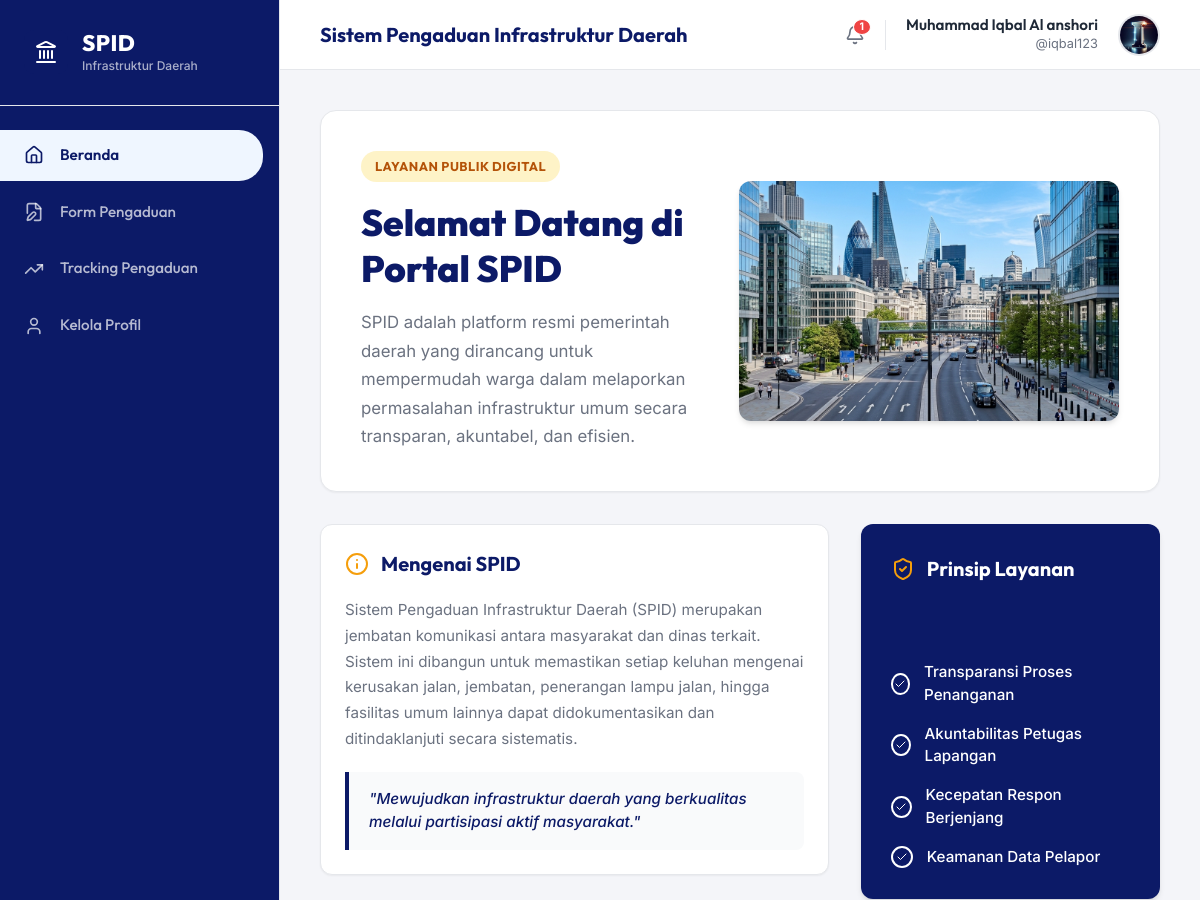
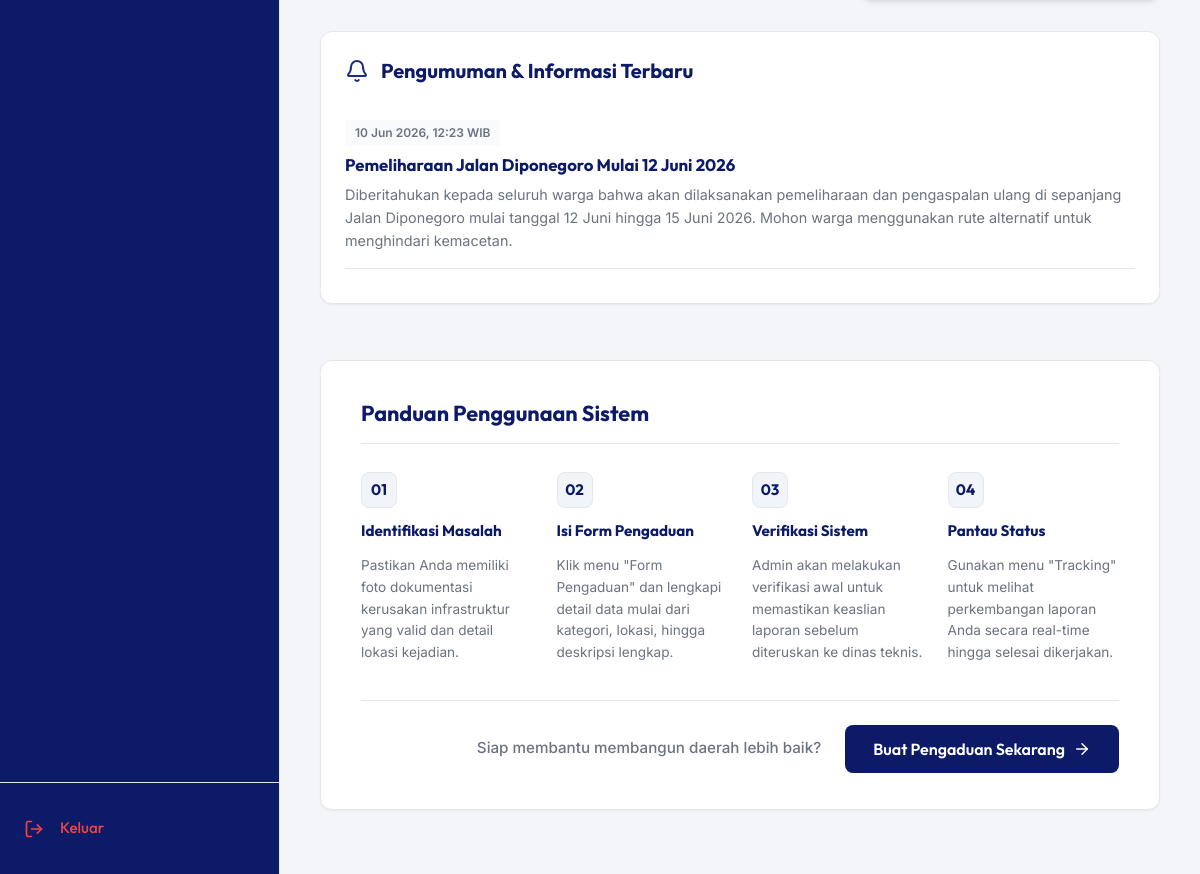
Screenshot of /beranda/ (signed in) with the database file from the repository (2 pictures, top to bottom).
### pengaduan/models.py (models this page shows, shortened)
class CustomUser(AbstractUser):
    nama_lengkap = models.CharField(max_length=150, verbose_name="Nama Lengkap")
    nomor_hp = models.CharField(max_length=20, verbose_name="Nomor HP")
    foto_profil = models.ImageField(upload_to='profil/', blank=True, null=True, verbose_name="Foto Profil")

class Pengumuman(models.Model):
    judul = models.CharField(max_length=200, verbose_name="Judul Pengumuman")
    konten = models.TextField(verbose_name="Isi Pengumuman")
    created_at = models.DateTimeField(auto_now_add=True, verbose_name="Tanggal Dibuat")
    is_active = models.BooleanField(default=True, verbose_name="Aktif / Tampilkan")
    class Meta:
        ordering = ['-created_at']
        verbose_name = "Pengumuman"
        verbose_name_plural = "Daftar Pengumuman"

### pengaduan/views.py (the view)
# urls.py: path('beranda/', views.beranda_view, name='beranda'),
@login_required
def beranda_view(request):
    announcements = Pengumuman.objects.filter(is_active=True)[:5]
    return render(request, 'beranda.html', {
        'active_menu': 'beranda',
        'announcements': announcements
    })

### pengaduan/context_processors.py (called while the page is built, shortened)
def latest_reports(request):
    if request.user.is_authenticated:
        if request.user.is_staff:
            return {
                'notifications': Pengaduan.objects.filter(status='Pending').order_by('-created_at')[:5],
                'notification_count': Pengaduan.objects.filter(status='Pending').count()
            }
        else:
            active_announcements = Pengumuman.objects.filter(is_active=True).order_by('-created_at')[:5]
            return {
                'announcements': active_announcements,
                'announcement_count': active_announcements.count()
            }

### templates/beranda.html (shortened to what this page needs)
{% extends 'base.html' %}
{% load static %}
{% block content %}
<div class="beranda-container">
    <section class="hero-banner">
        <div class="hero-content">
            <span class="hero-badge">Layanan Publik Digital</span>
            <h2 class="hero-title">Selamat Datang di Portal SPID</h2>
            <p class="hero-desc">
                SPID adalah platform resmi pemerintah daerah yang dirancang untuk mempermudah warga dalam melaporkan permasalahan infrastruktur umum secara transparan, akuntabel, dan efisien.
            </p>
        </div>
        <div class="hero-image-container">
            <img src="{% static 'images/hero.jpg' %}" alt="Infrastruktur Kota" class="hero-img">
        </div>
    </section>
    <div class="info-grid">
        <div class="about-card card">
            <div class="card-header-icon-title">
                <i data-lucide="info" class="icon-info-yellow"></i>
                <h3 class="card-title">Mengenai SPID</h3>
            </div>
            <div class="card-body">
                <p>
                    Sistem Pengaduan Infrastruktur Daerah (SPID) merupakan jembatan komunikasi antara masyarakat dan dinas terkait. Sistem ini dibangun untuk memastikan setiap keluhan mengenai kerusakan jalan, jembatan, penerangan lampu jalan, hingga fasilitas umum lainnya dapat didokumentasikan dan ditindaklanjuti secara sistematis.
                </p>
                <div class="quote-box">
                    <p>"Mewujudkan infrastruktur daerah yang berkualitas melalui partisipasi aktif masyarakat."</p>
                </div>
            </div>
        </div>
        <div class="principles-card">
            <div class="principles-header">
                <i data-lucide="shield-check" class="icon-shield-gold"></i>
                <h3 class="principles-title">Prinsip Layanan</h3>
            </div>
            <ul class="principles-list">
                <li>
                    <div class="checkmark-circle">
                        <i data-lucide="check" class="icon-check"></i>
                    </div>
                    <span>Transparansi Proses Penanganan</span>
                </li>
                <li>
                    <div class="checkmark-circle">
                        <i data-lucide="check" class="icon-check"></i>
                    </div>
                    <span>Akuntabilitas Petugas Lapangan</span>
                </li>
                <li>
                    <div class="checkmark-circle">
                        <i data-lucide="check" class="icon-check"></i>
                    </div>
                    <span>Kecepatan Respon Berjenjang</span>
                </li>
                <li>
                    <div class="checkmark-circle">
                        <i data-lucide="check" class="icon-check"></i>
                    </div>
                    <span>Keamanan Data Pelapor</span>
                </li>
            </ul>
        </div>
    </div>
    {% if announcements %}
    <section class="announcements-section card">
        <div class="card-header-icon-title">
            <i data-lucide="bell" class="icon-bell-blue" style="color: var(--primary-light); width: 24px; height: 24px;"></i>
            <h3 class="card-title">Pengumuman & Informasi Terbaru</h3>
        </div>
        <div class="announcements-list-wrapper" style="display: flex; flex-direction: column;">
            {% for ann in announcements %}
                <div class="announcement-item" style="padding: 16px 0; border-bottom: 1px solid var(--border-color); margin-bottom: 10px;">
                    <div class="announcement-meta" style="display: flex; gap: 12px; align-items: center; margin-bottom: 6px;">
                        <span class="announcement-date-badge" style="font-size: 0.75rem; background-color: var(--bg-light); padding: 4px 10px; border-radius: 4px; font-weight: 600; color: var(--text-muted);">
                            {{ ann.created_at|date:"d M Y, H:i" }} WIB
                        </span>
                    </div>
                    <h4 class="announcement-item-title" style="font-size: 1.05rem; font-weight: 700; color: var(--primary-color); margin-bottom: 6px;">{{ ann.judul }}</h4>
                    <p class="announcement-item-content" style="font-size: 0.9rem; color: var(--text-muted); line-height: 1.6;">{{ ann.konten|linebreaksbr }}</p>
                </div>
            {% endfor %}
        </div>
    </section>
    {% endif %}
    <section class="guide-card card">
        <h3 class="section-title">Panduan Penggunaan Sistem</h3>
        <div class="guide-steps-grid">
            <div class="guide-step">
                <div class="step-number">01</div>
                <h4 class="step-title">Identifikasi Masalah</h4>
                <p class="step-desc">
                    Pastikan Anda memiliki foto dokumentasi kerusakan infrastruktur yang valid dan detail lokasi kejadian.
                </p>
            </div>
            <div class="guide-step">
                <div class="step-number">02</div>
                <h4 class="step-title">Isi Form Pengaduan</h4>
                <p class="step-desc">
                    Klik menu "Form Pengaduan" dan lengkapi detail data mulai dari kategori, lokasi, hingga deskripsi lengkap.
                </p>
            </div>
            <div class="guide-step">
                <div class="step-number">03</div>
                <h4 class="step-title">Verifikasi Sistem</h4>
                <p class="step-desc">
                    Admin akan melakukan verifikasi awal untuk memastikan keaslian laporan sebelum diteruskan ke dinas teknis.
                </p>
            </div>
            <div class="guide-step">
                <div class="step-number">04</div>
                <h4 class="step-title">Pantau Status</h4>
                <p class="step-desc">
                    Gunakan menu "Tracking" untuk melihat perkembangan laporan Anda secara real-time hingga selesai dikerjakan.
                </p>
            </div>
        </div>
        <div class="guide-footer">
            <span class="guide-cta-text">Siap membantu membangun daerah lebih baik?</span>
            <a href="{% url 'form_pengaduan' %}" class="btn btn-primary btn-cta">
                <span>Buat Pengaduan Sekarang</span>
                <i data-lucide="arrow-right" class="btn-icon"></i>
            </a>
        </div>
    </section>
</div>
{% endblock %}

### templates/base.html (shortened to what this page needs)
{% load static %}
<!DOCTYPE html>
<html lang="id">
<head>
    <link rel="stylesheet" href="{% static 'css/style.css' %}">
</head>
<body class="dashboard-body">
    <aside class="sidebar" style="background-color: #0c1a67; border-right: 1px solid var(--border-color); color: var(--text-dark);">
        <div class="sidebar-brand" style="border-bottom: 1px solid var(--border-color);">
            <div class="brand-icon-container" style="background-color: var(--primary-color);">
                <i data-lucide="landmark" class="brand-icon-svg" style="color: var(--text-white);"></i>
            </div>
            <div class="brand-text">
                <span class="brand-title" style="color: #ffffff;">SPID</span>
                <span class="brand-subtitle" style="color: rgba(255, 255, 255, 0.65);">Infrastruktur Daerah</span>
            </div>
        </div>
        <nav class="sidebar-nav">
            <ul>
                <li>
                    <a href="{% url 'beranda' %}" class="nav-item {% if active_menu == 'beranda' %}active{% endif %}" id="nav-beranda">
                        <i data-lucide="home" class="nav-icon"></i>
                        <span class="nav-label">Beranda</span>
                    </a>
                </li>
                <li>
                    <a href="{% url 'form_pengaduan' %}" class="nav-item {% if active_menu == 'form' %}active{% endif %}" id="nav-form">
                        <i data-lucide="file-edit" class="nav-icon"></i>
                        <span class="nav-label">Form Pengaduan</span>
                    </a>
                </li>
                <li>
                    <a href="{% url 'tracking' %}" class="nav-item {% if active_menu == 'tracking' %}active{% endif %}" id="nav-tracking">
                        <i data-lucide="trending-up" class="nav-icon"></i>
                        <span class="nav-label">Tracking Pengaduan</span>
                    </a>
                </li>
                <li>
                    <a href="{% url 'profile' %}" class="nav-item {% if active_menu == 'profile' %}active{% endif %}" id="nav-profile">
                        <i data-lucide="user" class="nav-icon"></i>
                        <span class="nav-label">Kelola Profil</span>
                    </a>
                </li>
            </ul>
        </nav>
        <div class="sidebar-footer" style="border-top: 1px solid var(--border-color);">
            <a href="{% url 'logout' %}" class="logout-link" style="color: #ef4444; padding: 14px 24px;">
                <i data-lucide="log-out" class="nav-icon"></i>
                <span class="nav-label">Keluar</span>
            </a>
        </div>
    </aside>
    <div class="main-wrapper">
        <header class="top-navbar">
            <h1 class="navbar-title">Sistem Pengaduan Infrastruktur Daerah</h1>
            <div class="navbar-profile" style="display: flex; align-items: center; gap: 20px;">
                <div class="header-icon-buttons" style="display: flex; gap: 16px; color: var(--text-muted); align-items: center;">
                    <div class="notification-bell-container" style="position: relative; display: flex; align-items: center;">
                        <div id="bell-icon-wrapper" style="cursor: pointer; position: relative; display: flex; align-items: center;">
                            <i data-lucide="bell" style="width: 20px; height: 20px;"></i>
                            {% if announcement_count > 0 %}
                            <span class="bell-badge" style="display: none; position: absolute; top: -6px; right: -6px; background-color: #ef4444; color: white; border-radius: 50%; font-size: 0.65rem; padding: 2px 6px; font-weight: 700; border: 1.5px solid white; line-height: 1;">{{ announcement_count }}</span>
                            {% endif %}
                        </div>
                    </div>
                </div>
                <div class="profile-info text-right">
                    <span class="profile-name">{{ request.user.nama_lengkap }}</span>
                    <span class="profile-role">@{{ request.user.username }}</span>
                </div>
                <div class="profile-avatar">
                    {% if request.user.foto_profil %}
                    <img src="{{ request.user.foto_profil.url }}" alt="Avatar Pelapor" class="avatar-img">
                    {% elif request.user.is_staff %}
                    <img src="{% static 'images/admin_avatar.jpg' %}" alt="Avatar Admin" class="avatar-img">
                    {% else %}
                    <img src="{% static 'images/user_avatar.jpg' %}" alt="Avatar Pelapor" class="avatar-img">
                    {% endif %}
                </div>
            </div>
        </header>
        <main class="main-content">
            {% block content %}{% endblock %}
        </main>
    </div>
</body>
</html>

### templates/base.html (style rules this page uses)
.sidebar .nav-item { color: rgba(255, 255, 255, 0.7) !important; border-left: none !important; transition: var(--transition); }
.sidebar .nav-item.active { background-color: #eff6ff !important; color: var(--primary-color) !important; font-weight: 600; border-radius: 0 24px 24px 0; margin-right: 16px; }

### rows the page displays
CustomUser: user.nama_lengkap "Muhammad Iqbal Al anshori", user.username "iqbal123", user.foto_profil (picture)
Pengumuman: created_at "10 Jun 2026, 12:23", judul "Pemeliharaan Jalan Diponegoro Mulai 12 Juni 2026", konten "Diberitahukan kepada seluruh warga bahwa akan dilaksanakan pemeliharaan dan pengaspalan ulang di sepanjang Jalan Diponegoro mulai tanggal 12 Juni hingga 15 Juni 2026. Mohon warga menggunakan rute alternatif untuk menghindari kemacetan."

### other values shown
{{ announcement_count }} "1"
